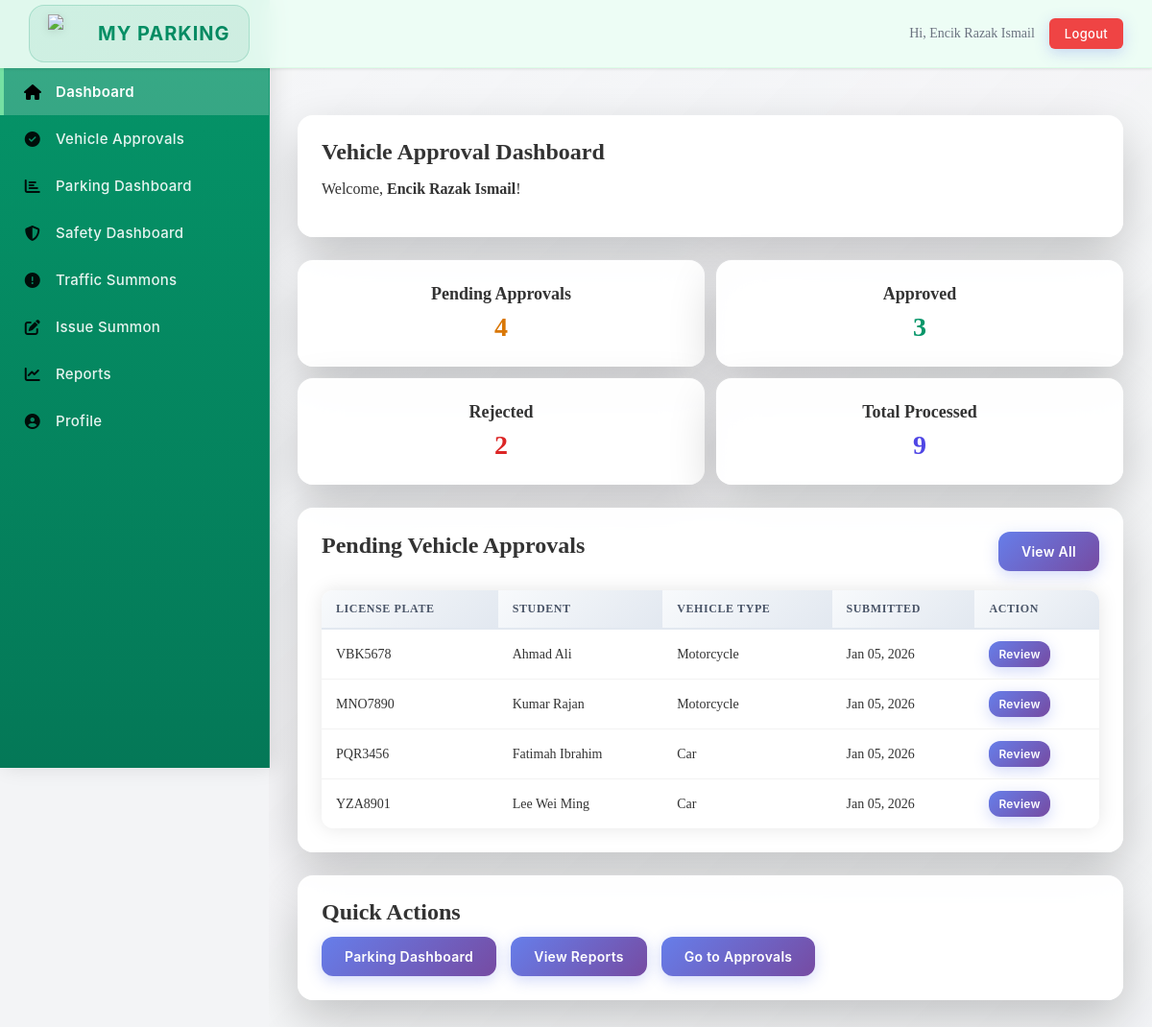
Page /staff.php (signed in) on the committed database.
### tables this page shows
CREATE TABLE Vehicle (
    vehicle_ID INT PRIMARY KEY AUTO_INCREMENT,
    user_ID VARCHAR(10) NOT NULL,
    vehicle_type VARCHAR(30) NOT NULL,
    vehicle_model VARCHAR(50) NULL,
    license_plate VARCHAR(15) NOT NULL,
    grant_document LONGBLOB NULL,
    grant_status VARCHAR(20) NOT NULL,
    created_at DATETIME NOT NULL DEFAULT CURRENT_TIMESTAMP,
    FOREIGN KEY (user_ID) REFERENCES User(user_ID) ON DELETE CASCADE ON UPDATE CASCADE
);

CREATE TABLE User (
    user_ID VARCHAR(10) PRIMARY KEY,
    username VARCHAR(20) NOT NULL,
    email VARCHAR(50) NOT NULL,
    phone_number VARCHAR(20) NULL,
    password VARCHAR(255) NOT NULL,
    user_type VARCHAR(20) NOT NULL,
    created_at DATETIME NOT NULL DEFAULT CURRENT_TIMESTAMP,
    updated_at DATETIME NOT NULL DEFAULT CURRENT_TIMESTAMP ON UPDATE CURRENT_TIMESTAMP
);

### module01/auth.php (called while the page is built, shortened)
<?php
function appUrl($path) {
    return APP_BASE_PATH . '/module01' . $path;
}
function currentUser() {
    return [
        'user_id' => $_SESSION['user_id'] ?? null,
        'username' => $_SESSION['username'] ?? null,
        'email' => $_SESSION['email'] ?? null,
        'user_type' => $_SESSION['user_type'] ?? null,
    ];
}
?>

### database/db_config.php (called while the page is built, shortened)
<?php
function getDB() {
    try {
        $dsn = "mysql:host=" . DB_HOST . ";dbname=" . DB_NAME . ";charset=utf8mb4";
        $pdo = new PDO($dsn, DB_USER, DB_PASS);
        $pdo->setAttribute(PDO::ATTR_ERRMODE, PDO::ERRMODE_EXCEPTION);
        $pdo->setAttribute(PDO::ATTR_DEFAULT_FETCH_MODE, PDO::FETCH_ASSOC);
        return $pdo;
    } catch(PDOException $e) {
        die("Connection failed: " . $e->getMessage());
    }
}
function getUserById($user_id) {
    $db = getDB();
    $sql = "SELECT * FROM User WHERE user_ID = :user_id";
    $stmt = $db->prepare($sql);
    $stmt->execute([':user_id' => $user_id]);
    return $stmt->fetch();
}
function getPendingVehicles(array $filters = []) {
    $db = getDB();
    $sql = "SELECT v.*, u.username, u.user_ID AS owner_id, u.email
            FROM Vehicle v
            JOIN User u ON v.user_ID = u.user_ID
            WHERE v.grant_status = 'Pending'";
    $params = [];
    $sql .= " ORDER BY v.created_at DESC";
    $stmt = $db->prepare($sql);
    $stmt->execute($params);
    return $stmt->fetchAll();
}
function getApprovedVehicles() {
    $db = getDB();
    $sql = "SELECT * FROM Vehicle WHERE grant_status = 'Approved' ORDER BY created_at DESC";
    $stmt = $db->query($sql);
    return $stmt->fetchAll();
}
function getRejectedVehicles() {
    $db = getDB();
    $sql = "SELECT * FROM Vehicle WHERE grant_status = 'Rejected' ORDER BY created_at DESC";
    $stmt = $db->query($sql);
    return $stmt->fetchAll();
}
?>

### staff.php (the view, shortened to what this page needs)
<?php
require_once __DIR__ . '/module01/auth.php';
require_once __DIR__ . '/layout.php';
require_once __DIR__ . '/database/db_config.php';
$user = currentUser();
$pendingVehicles = getPendingVehicles();
$approvedVehicles = getApprovedVehicles();
$rejectedVehicles = getRejectedVehicles();
$stats = [
    'pending' => count($pendingVehicles),
    'approved' => count($approvedVehicles),
    'rejected' => count($rejectedVehicles),
    'total_approvals' => count($approvedVehicles) + count($pendingVehicles) + count($rejectedVehicles)
];
renderHeader('Safety Staff Dashboard');
?>
<div class="card">
    <h2>Vehicle Approval Dashboard</h2>
    <p>Welcome, <strong><?php echo htmlspecialchars($user['username']); ?></strong>!</p>
</div>
<div class="grid" style="margin-top: 24px;">
    <div class="card">
        <h3>Pending Approvals</h3>
        <p style="font-size: 24px; font-weight: 700; color: #d97706;"><?php echo $stats['pending']; ?></p>
    </div>
    <div class="card">
        <h3>Approved</h3>
        <p style="font-size: 24px; font-weight: 700; color: #059669;"><?php echo $stats['approved']; ?></p>
    </div>
    <div class="card">
        <h3>Rejected</h3>
        <p style="font-size: 24px; font-weight: 700; color: #dc2626;"><?php echo $stats['rejected']; ?></p>
    </div>
    <div class="card">
        <h3>Total Processed</h3>
        <p style="font-size: 24px; font-weight: 700; color: #4f46e5;"><?php echo $stats['total_approvals']; ?></p>
    </div>
</div>
<div class="card" style="margin-top: 24px;">
    <div style="display: flex; justify-content: space-between; align-items: center; margin-bottom: 16px;">
        <h2>Pending Vehicle Approvals</h2>
        <a href="<?php echo appUrl('/safety/vehicle-approvals.php'); ?>" class="btn">View All</a>
    </div>
    <?php if ($pendingVehicles): ?>
        <table>
            <thead>
                <tr>
                    <th>License Plate</th>
                    <th>Student</th>
                    <th>Vehicle Type</th>
                    <th>Submitted</th>
                    <th>Action</th>
                </tr>
            </thead>
            <tbody>
                <?php
                $displayVehicles = array_slice($pendingVehicles, 0, 5);
                foreach ($displayVehicles as $vehicle):
                    $student = getUserById($vehicle['user_ID']);
                ?>
                    <tr>
                        <td><?php echo htmlspecialchars($vehicle['license_plate']); ?></td>
                        <td><?php echo htmlspecialchars($student['username'] ?? 'N/A'); ?></td>
                        <td><?php echo htmlspecialchars($vehicle['vehicle_type']); ?></td>
                        <td><?php echo date('M d, Y', strtotime($vehicle['created_at'])); ?></td>
                        <td>
                            <a href="<?php echo appUrl('/safety/vehicle-approvals.php?id=' . $vehicle['vehicle_ID']); ?>" class="btn" style="font-size: 12px; padding: 6px 10px;">Review</a>
                        </td>
                    </tr>
                <?php endforeach; ?>
            </tbody>
        </table>
    <?php else: ?>
        <p style="text-align: center; color: #6b7280; padding: 20px;">No pending vehicle approvals. All caught up!</p>
    <?php endif; ?>
</div>
<div class="card" style="margin-top: 24px;">
    <h2>Quick Actions</h2>
    <div class="actions">
        <a href="<?php echo APP_BASE_PATH . '/module02/admin/parkingDashboard.php'; ?>" class="btn">Parking Dashboard</a>
        <a href="<?php echo appUrl('/safety/reports.php'); ?>" class="btn">View Reports</a>
        <a href="<?php echo appUrl('/safety/vehicle-approvals.php'); ?>" class="btn">Go to Approvals</a>
    </div>
</div>
<?php renderFooter(); ?>

### layout.php (shortened to what this page needs)
<?php
require_once __DIR__ . '/module01/auth.php';
function renderHeader($title = 'MyParking') {
    $user = currentUser();
    $role = $user['user_type'] ?? '';
    $bodyClass = '';
    if ($role === 'student') {
        $bodyClass = 'user-theme';
    } elseif ($role === 'fk_staff') {
        $bodyClass = 'admin-theme';
    } elseif ($role === 'safety_staff') {
        $bodyClass = 'staff-theme';
    }
    $currentPage = basename($_SERVER['PHP_SELF']);
    $currentPath = $_SERVER['REQUEST_URI'];
    function isActive($pageName, $currentPage, $currentPath = '') {
        if ($currentPage === $pageName) {
            return 'active';
        }
        return '';
    }
    ?>
    <!DOCTYPE html>
    <html lang="en">
    <head>
        <link rel="stylesheet" href="https://cdnjs.cloudflare.com/ajax/libs/font-awesome/6.4.2/css/all.min.css">
        <link rel="stylesheet" href="<?php echo APP_BASE_PATH . '/fonts/style.css'; ?>">
    </head>
    <body class="<?php echo htmlspecialchars($bodyClass); ?>">
        <div class="sidebar" id="sidebar">
            <nav class="sidebar-nav">
                <?php if ($role === 'student'): ?>
                    <a href="<?php echo htmlspecialchars(APP_BASE_PATH . '/user.php'); ?>" class="<?php echo isActive('user.php', $currentPage, $currentPath); ?>">
                        <i class="fas fa-home"></i> Dashboard
                    </a>
                    <a href="<?php echo appUrl('/student/main.php'); ?>" class="<?php echo isActive('main.php', $currentPage, $currentPath); ?>">
                        <i class="fas fa-car"></i> Vehicles
                    </a>
                    <a href="<?php echo APP_BASE_PATH . '/module03/student/parking_booking.php'; ?>" class="<?php echo isActive('parking_booking.php', $currentPage, $currentPath); ?>">
                        <i class="fas fa-calendar-check"></i> Parking Booking
                    </a>
                    <a href="<?php echo APP_BASE_PATH . '/module02/student/parkingAvailability.php'; ?>" class="<?php echo isActive('parkingAvailability.php', $currentPage, $currentPath); ?>">
                        <i class="fas fa-chart-bar"></i> Parking Availability
                    </a>
                    <a href="<?php echo APP_BASE_PATH . '/module03/student/my_bookings.php'; ?>" class="<?php echo isActive('my_bookings.php', $currentPage, $currentPath); ?>">
                        <i class="fas fa-clipboard-list"></i> My Bookings
                    </a>
                    <a href="<?php echo APP_BASE_PATH . '/module04/student/my_summons.php'; ?>" class="<?php echo isActive('my_summons.php', $currentPage, $currentPath); ?>">
                        <i class="fas fa-file-invoice"></i> My Summons
                    </a>
                    <a href="<?php echo APP_BASE_PATH . '/module04/student/demerit_points.php'; ?>" class="<?php echo isActive('demerit_points.php', $currentPage, $currentPath); ?>">
                        <i class="fas fa-exclamation-triangle"></i> Demerit Points
                    </a>
                    <a href="<?php echo APP_BASE_PATH . '/module01/student/profile.php'; ?>" class="<?php echo isActive('profile.php', $currentPage, $currentPath); ?>">
                        <i class="fas fa-user-circle"></i> Profile
                    </a>
                <?php elseif ($role === 'safety_staff'): ?>
                    <a href="<?php echo htmlspecialchars(APP_BASE_PATH . '/staff.php'); ?>" class="<?php echo isActive('staff.php', $currentPage, $currentPath); ?>">
                        <i class="fas fa-home"></i> Dashboard
                    </a>
                    <a href="<?php echo appUrl('/safety/vehicle-approvals.php'); ?>" class="<?php echo isActive('vehicle-approvals.php', $currentPage, $currentPath); ?>">
                        <i class="fas fa-check-circle"></i> Vehicle Approvals
                    </a>
                    <a href="<?php echo APP_BASE_PATH . '/module02/admin/parkingDashboard.php'; ?>" class="<?php echo isActive('parkingDashboard.php', $currentPage, $currentPath); ?>">
                        <i class="fas fa-chart-bar"></i> Parking Dashboard
                    </a>
                    <a href="<?php echo APP_BASE_PATH . '/module04/safety/safety_dashboard.php'; ?>" class="<?php echo isActive('safety_dashboard.php', $currentPage, $currentPath); ?>">
                        <i class="fas fa-shield-alt"></i> Safety Dashboard
                    </a>
                    <a href="<?php echo APP_BASE_PATH . '/module04/safety/traffic_summons.php'; ?>" class="<?php echo isActive('traffic_summons.php', $currentPage, $currentPath); ?>">
                        <i class="fas fa-exclamation-circle"></i> Traffic Summons
                    </a>
                    <a href="<?php echo APP_BASE_PATH . '/module04/safety/issue_summon.php'; ?>" class="<?php echo isActive('issue_summon.php', $currentPage, $currentPath); ?>">
                        <i class="fas fa-edit"></i> Issue Summon
                    </a>
                    <a href="<?php echo appUrl('/safety/reports.php'); ?>" class="<?php echo isActive('reports.php', $currentPage, $currentPath); ?>">
                        <i class="fas fa-chart-line"></i> Reports
                    </a>
                    <a href="<?php echo APP_BASE_PATH . '/module01/safety/profile.php'; ?>" class="<?php echo isActive('profile.php', $currentPage, $currentPath); ?>">
                        <i class="fas fa-user-circle"></i> Profile
                    </a>
                <?php endif; ?>
            </nav>
        </div>
        <div class="top-header">
            <div class="header-left">
                <span class="system-logo">
                    <img src="<?php echo APP_BASE_PATH . '/images/ump.png'; ?>" alt="UMP Logo">
                    MY PARKING
                </span>
            </div>
            <div class="header-right">
                <?php if (!empty($user['username'])): ?>
                    <span class="user-greeting">Hi, <?php echo htmlspecialchars($user['username']); ?></span>
                    <form class="inline" action="<?php echo appUrl('/login.php'); ?>" method="POST" style="display:inline;">
                        <button type="submit" class="header-logout-btn">Logout</button>
                    </form>
                <?php endif; ?>
            </div>
        </div>
        <main class="main-content">
    <?php
}
function renderFooter() {
    ?>
        </main>
    </body>
    </html>
    <?php
}
?>

### rows in the picture
vehicle: license_plate "VBK5678", user_ID.username "Ahmad Ali", vehicle_type "Motorcycle", created_at "Jan 05, 2026"
vehicle: license_plate "MNO7890", user_ID.username "Kumar Rajan", vehicle_type "Motorcycle", created_at "Jan 05, 2026"
vehicle: license_plate "PQR3456", user_ID.username "Fatimah Ibrahim", vehicle_type "Car", created_at "Jan 05, 2026"
vehicle: license_plate "YZA8901", user_ID.username "Lee Wei Ming", vehicle_type "Car", created_at "Jan 05, 2026"

### other values in the picture
$user['username'] "Encik Razak Ismail"
$stats['pending'] "4"
$stats['approved'] "3"
$stats['rejected'] "2"
$stats['total_approvals'] "9"
